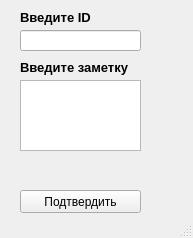
<?xml version="1.0" encoding="UTF-8"?>
<ui version="4.0">
 <class>MainWindow</class>
 <widget class="QMainWindow" name="MainWindow">
  <property name="geometry">
   <rect>
    <x>0</x>
    <y>0</y>
    <width>193</width>
    <height>238</height>
   </rect>
  </property>
  <property name="windowTitle">
   <string>MainWindow</string>
  </property>
  <widget class="QWidget" name="centralwidget">
   <widget class="QLineEdit" name="lineEdit">
    <property name="geometry">
     <rect>
      <x>20</x>
      <y>30</y>
      <width>121</width>
      <height>21</height>
     </rect>
    </property>
   </widget>
   <widget class="QPushButton" name="pushButton">
    <property name="geometry">
     <rect>
      <x>20</x>
      <y>190</y>
      <width>121</width>
      <height>23</height>
     </rect>
    </property>
    <property name="text">
     <string>Подтвердить</string>
    </property>
   </widget>
   <widget class="QTextEdit" name="textEdit">
    <property name="geometry">
     <rect>
      <x>20</x>
      <y>80</y>
      <width>121</width>
      <height>71</height>
     </rect>
    </property>
   </widget>
   <widget class="QLabel" name="label">
    <property name="geometry">
     <rect>
      <x>20</x>
      <y>10</y>
      <width>81</width>
      <height>16</height>
     </rect>
    </property>
    <property name="text">
     <string>&lt;html&gt;&lt;head/&gt;&lt;body&gt;&lt;p&gt;&lt;span style=&quot; font-size:10pt; font-weight:600;&quot;&gt;Введите ID&lt;/span&gt;&lt;/p&gt;&lt;/body&gt;&lt;/html&gt;</string>
    </property>
   </widget>
   <widget class="QLabel" name="label_2">
    <property name="geometry">
     <rect>
      <x>20</x>
      <y>60</y>
      <width>121</width>
      <height>16</height>
     </rect>
    </property>
    <property name="text">
     <string>&lt;html&gt;&lt;head/&gt;&lt;body&gt;&lt;p&gt;&lt;span style=&quot; font-size:10pt; font-weight:600;&quot;&gt;Введите заметку&lt;/span&gt;&lt;/p&gt;&lt;/body&gt;&lt;/html&gt;</string>
    </property>
   </widget>
  </widget>
  <widget class="QStatusBar" name="statusbar"/>
 </widget>
 <resources/>
 <connections/>
</ui>
